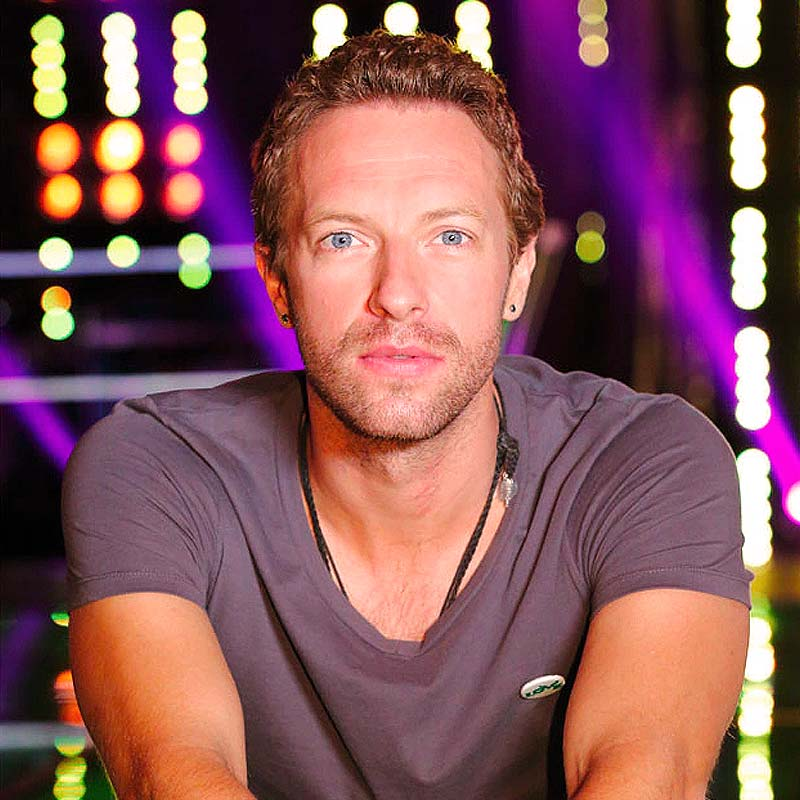
#> input picture fotos/Chris Martin.jpg, 800 x 800 px, given in place of the camera
$ python CadastrarFace.py
#> lines starting #> are read from the running program, lines starting #| are printed output that depends on the picture; after the words box and inside, x2 and y2 are one past the last pixel; in counts of white or black regions, pixels touching at a corner belong together
#> the answer given: fotos/Chris Martin.jpg
### CaixaDelimitadora.py
import cv2 as cv  # Importa a biblioteca OpenCV e a renomeia como 'cv'

class CaixaDelimitadora:  # Define a classe CaixaDelimitadora
    def __init__(self, frame, cor):  # Método construtor da classe
        self.__frame = frame  # Inicializa a variável de instância __frame com o valor do argumento frame
        self.__cor = cor  # Inicializa a variável de instância __cor com o valor do argumento cor

    def draw(self, bbox, l=30, t=10):  # Método para desenhar uma caixa delimitadora; bbox é a caixa de limites, l é o comprimento dos cantos, e t é a espessura das linhas
        x, y, w, h = bbox  # Descompacta a caixa delimitadora em coordenadas (x, y) e dimensões (w, h)
        x1, y1 = x + w, y + h  # Calcula as coordenadas do canto inferior direito da caixa
        # Desenha o retângulo
        cv.rectangle(self.__frame, (x, y), (x + w, y + h), self.__cor, thickness=4)  # Desenha o retângulo delimitador no frame com a cor especificada e espessura 4
        # Canto Superior Esquerdo
        cv.line(self.__frame, (x, y), (x + l, y), self.__cor, t)  # Desenha uma linha horizontal na parte superior esquerda da caixa
        cv.line(self.__frame, (x, y), (x, y + l), self.__cor, t)  # Desenha uma linha vertical na parte superior esquerda da caixa
        # Canto Superior Direito
        cv.line(self.__frame, (x1, y), (x1 - l, y), self.__cor, t)  # Desenha uma linha horizontal na parte superior direita da caixa
        cv.line(self.__frame, (x1, y), (x1, y + l), self.__cor, t)  # Desenha uma linha vertical na parte superior direita da caixa
        # Canto Inferior Esquerdo
        cv.line(self.__frame, (x, y1), (x + l, y1), self.__cor, t)  # Desenha uma linha horizontal na parte inferior esquerda da caixa
        cv.line(self.__frame, (x, y1), (x, y1 - l), self.__cor, t)  # Desenha uma linha vertical na parte inferior esquerda da caixa
        # Canto Inferior Direito
        cv.line(self.__frame, (x1, y1), (x1 - l, y1), self.__cor, t)  # Desenha uma linha horizontal na parte inferior direita da caixa
        cv.line(self.__frame, (x1, y1), (x1, y1 - l), self.__cor, t)  # Desenha uma linha vertical na parte inferior direita da caixa
        return self.__frame  # Retorna o frame com a caixa delimitadora desenhada

### CadastrarFace.py
import cv2
import numpy as np
import tkinter as tk
import time
from tkinter import *
import os
from CaixaDelimitadora import CaixaDelimitadora

#COR
greenColor=(0,255,0)

class CadastrarFace():
    def __init__(self, nomeUsuario):
        self.__haarcascade_face = cv2.CascadeClassifier("cascades/haarcascade_frontalface_default.xml")
        self.__amostra = 1
        self.__numeroAmostras = 5000
        self.__largura = 220
        self.__altura = 220
        self.__nomeUsuario=nomeUsuario
    def TirarFotos(self):
        camera = cv2.VideoCapture(0, cv2.CAP_DSHOW)
        tempoFinal=0
        tempoInicial=0
        while True:
            _, video = camera.read()
#> video is the input picture: shape (800, 800, 3); mean B, G, R 89, 84.1, 131.7
            imagemCinza = cv2.cvtColor(video, cv2.COLOR_BGR2GRAY)
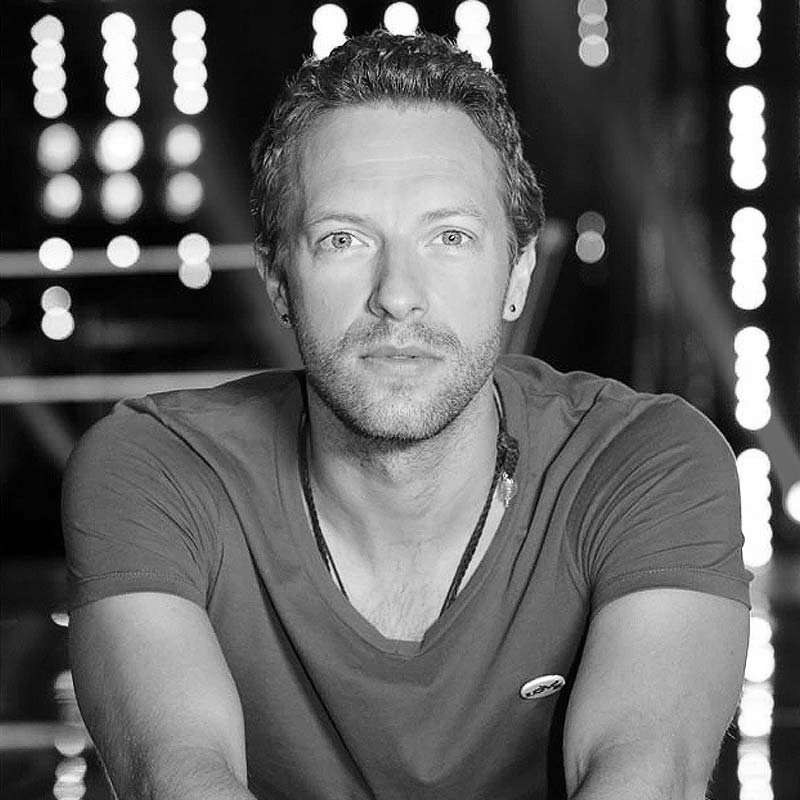
#> imagemCinza: shape (800, 800); min 0, max 255, mean 98.9
            detectar_face = self.__haarcascade_face.detectMultiScale(imagemCinza, scaleFactor=1.5, minSize=(100, 100))
#> detectar_face = [[260, 134, 273, 273]]
            tempoFinal=time.time()
            fps=int(1/(tempoFinal-tempoInicial))
            tempoInicial=tempoFinal
            if not os.path.exists(f'fotos/{self.__nomeUsuario}'):
                os.makedirs(f'fotos/{self.__nomeUsuario}')

            for (x, y, w, h) in detectar_face:
                caixaDelimitadora=CaixaDelimitadora(video, greenColor)
                caixaDelimitadora.draw((x, y, w, h))
                if np.average(imagemCinza) > 30:#Verifica se a média dos valores dos pixels da imagem em escala de cinza (imagemCinza) é maior que 100. Essa verificação é usada para garantir que a imagem tenha um brilho suficiente antes de salvar a imagem da face detectada.
                    imagemFace = cv2.resize(imagemCinza[y:y + h, x:x + w], (self.__largura, self.__altura))
                    dirr = f"fotos/{self.__nomeUsuario}/{self.__amostra}.jpg"
                    cv2.imwrite(dirr, imagemFace)
                    print("foto " + str(self.__amostra) + " capturada com sucesso!")
                    self.__amostra += 1
#> this loop made 1 pass
#> (x1 in draw, y1 in draw, dirr) on pass 1: (533, 407, 'fotos/fotos/Chris Martin.jpg/1.jpg')
#| foto 1 capturada com sucesso!
#> pass 1, in TirarFotos, `imagemFace = cv2.resize(imagemCinza[y:y + h, x:x + w], (self.__largura..`:
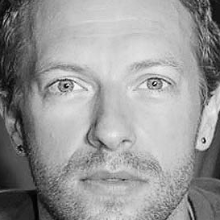
#> imagemFace: shape (220, 220); min 0, max 248, mean 152
#> after the loop:
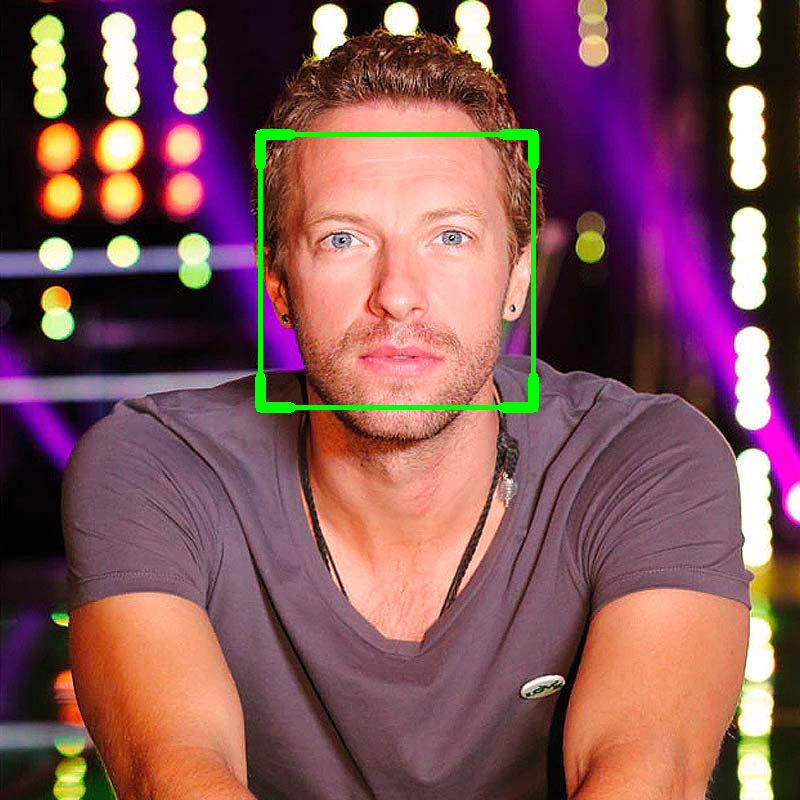
#> video: shape (800, 800, 3); 1.09% of pixels changed, all inside (x1, y1, x2, y2) = (255, 129, 539, 413)
            cv2.putText(video,f"FPS: {fps}",(5,40),cv2.FONT_HERSHEY_PLAIN,2,(0,200,0),3)#putText(frame,text,(positionX,positionY),font,tamanho,(B,G,R),espessura)
            cv2.putText(video,f"Amostras: {self.__amostra}/{self.__numeroAmostras}",(5,70),cv2.FONT_HERSHEY_PLAIN,2,(0,200,0),3)#putText(frame,text,(positionX,positionY),font,tamanho,(B,G,R),espessura)
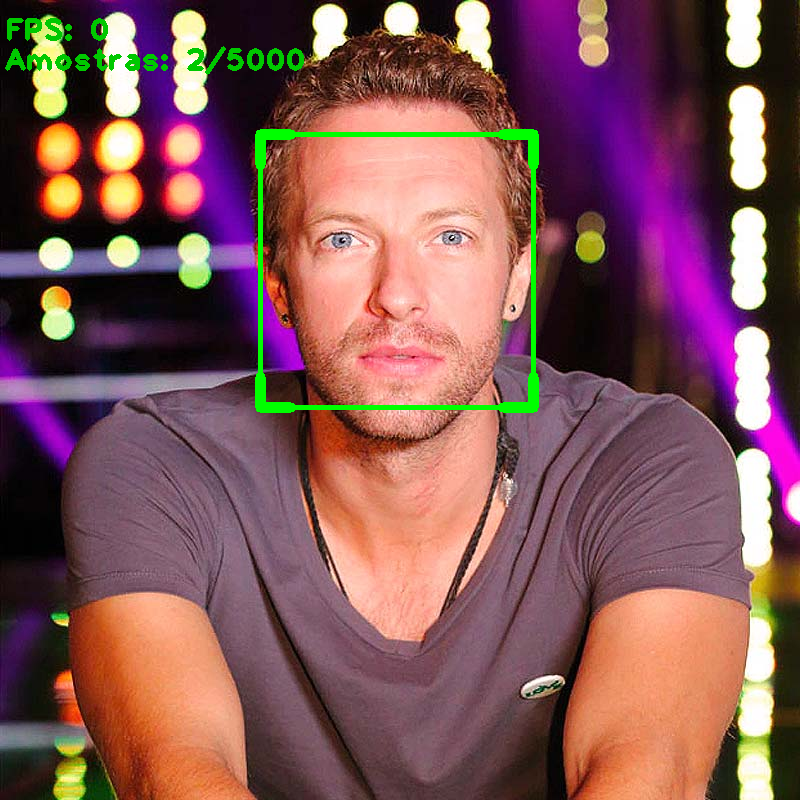
#> video: shape (800, 800, 3); mean B, G, R 87.7, 86.9, 129.8
            cv2.imshow("Video", video)

            if cv2.waitKey(1) == ord("q"):
#> (key q is pressed here)
                break

            if self.__amostra >= self.__numeroAmostras + 1:
                break

        print("Imagens da face capturadas com sucesso!")

        camera.release()
        cv2.destroyAllWindows()

if __name__ == "__main__":
    nomeUsuario = input("Digite o nome do usuário: ")
    if nomeUsuario:
        cadastrarFace=CadastrarFace(nomeUsuario)
        cadastrarFace.TirarFotos()

$ run again, on fotos/Kaua.jpg
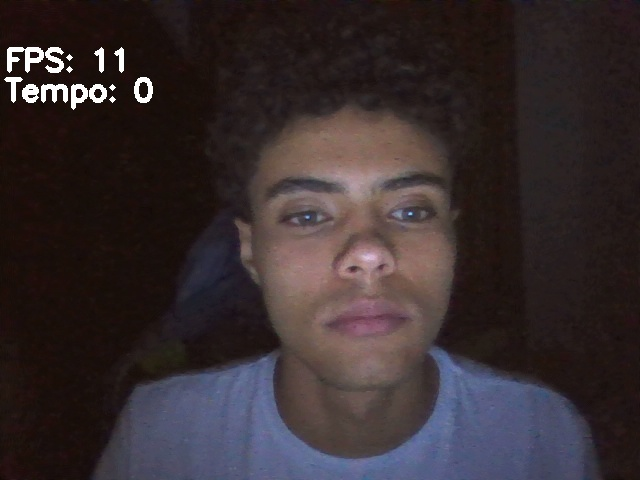
#> input picture fotos/Kaua.jpg, 640 x 480 px, given in place of the camera
#> in TirarFotos, video is the input picture: shape (480, 640, 3); mean B, G, R 46.9, 44.8, 54.8
#> detectar_face = [[218, 112, 273, 273]]
#> the loop in TirarFotos, `for (x, y, w, h) in detectar_face:` made 1 pass
#> (x1 in draw, y1 in draw, dirr) on pass 1: (491, 385, 'fotos/fotos/Kaua.jpg/1.jpg')
#> (printed output is left out)
#> pass 1, in TirarFotos, `imagemFace = cv2.resize(imagemCinza[y:y + h, x:x + w], (self.__largura..`:
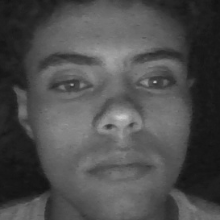
#> imagemFace: shape (220, 220); min 18, max 208, mean 77.3
#> in TirarFotos, `cv2.putText(video,f"Amostras: {self.__amostra}/{self.__numeroAmostras}..`:
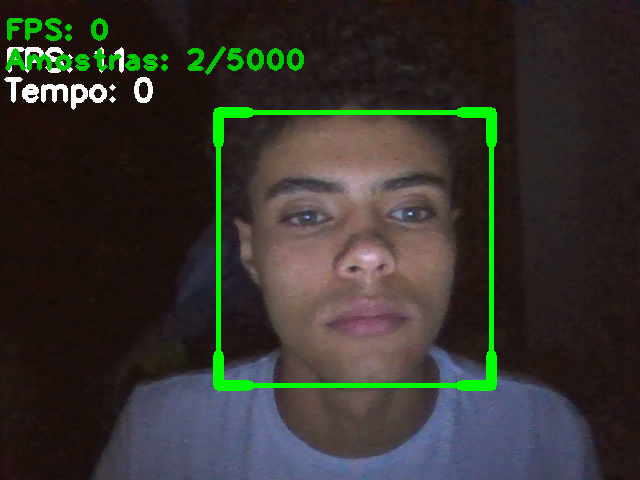
#> video: shape (480, 640, 3); mean B, G, R 45.2, 51.5, 52.9

$ run again, on fotos/Myke Tyson.jpg
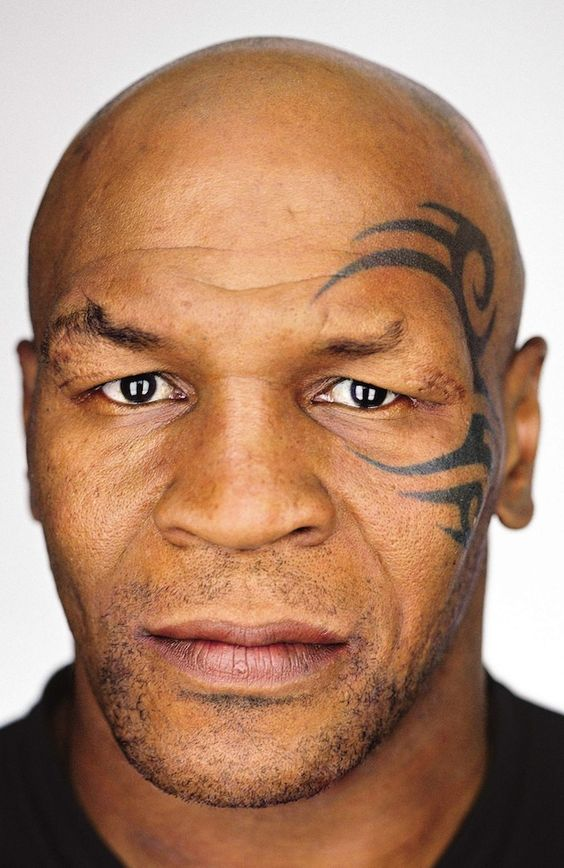
#> input picture fotos/Myke Tyson.jpg, 564 x 868 px, given in place of the camera
#> in TirarFotos, video is the input picture: shape (868, 564, 3); mean B, G, R 107.5, 133.3, 174.9
#> detectar_face = [[181, 250, 122, 122], [28, 226, 410, 410]]
#> the loop in TirarFotos, `for (x, y, w, h) in detectar_face:` made 2 passes
#> (x1 in draw, y1 in draw, dirr) on passes 1 to 2: (303, 372, 'fotos/fotos/Myke Tyson.jpg/1.jpg'), (438, 636, 'fotos/fotos/Myke Tyson.jpg/2.jpg')
#> (printed output is left out)
#> pass 1, in TirarFotos, `imagemFace = cv2.resize(imagemCinza[y:y + h, x:x + w], (self.__largura..`:
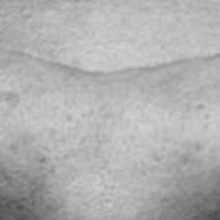
#> imagemFace: shape (220, 220); min 78, max 210, mean 175.8
#> in TirarFotos, `cv2.putText(video,f"Amostras: {self.__amostra}/{self.__numeroAmostras}..`:
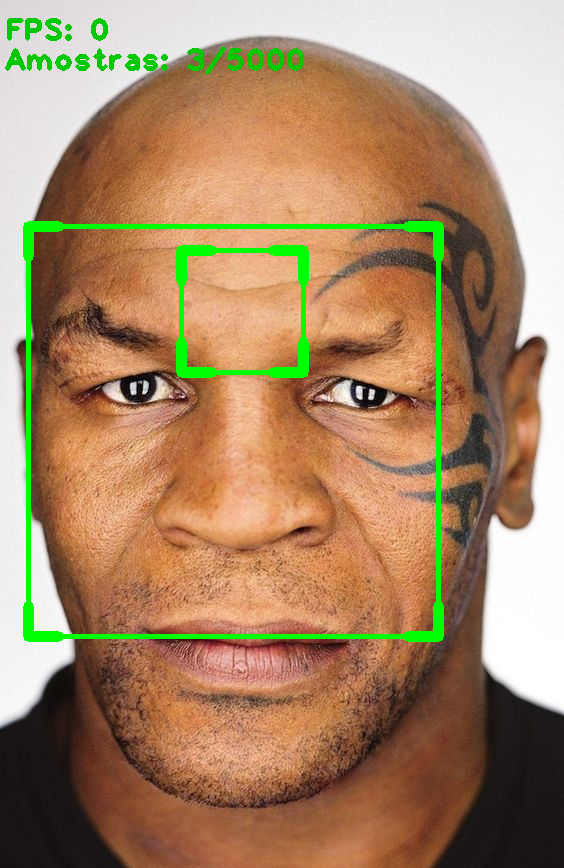
#> video: shape (868, 564, 3); mean B, G, R 103.5, 137.1, 168.4

$ run again, on fotos/Poliana.jpg
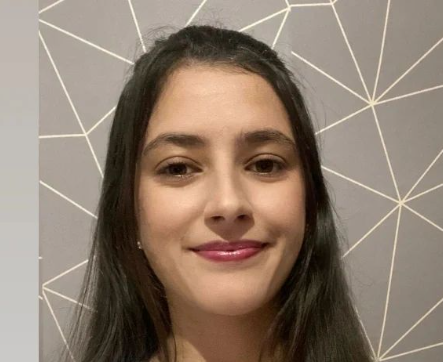
#> input picture fotos/Poliana.jpg, 443 x 362 px, given in place of the camera
#> in TirarFotos, video is the input picture: shape (362, 443, 3); mean B, G, R 110.5, 125.4, 142.9
#> detectar_face = [[133, 101, 182, 182], [89, 54, 273, 273]]
#> the loop in TirarFotos, `for (x, y, w, h) in detectar_face:` made 2 passes
#> (x1 in draw, y1 in draw, dirr) on passes 1 to 2: (315, 283, 'fotos/fotos/Poliana.jpg/1.jpg'), (362, 327, 'fotos/fotos/Poliana.jpg/2.jpg')
#> (printed output is left out)
#> pass 1, in TirarFotos, `imagemFace = cv2.resize(imagemCinza[y:y + h, x:x + w], (self.__largura..`:
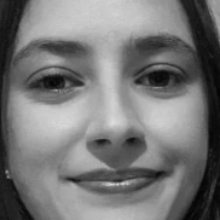
#> imagemFace: shape (220, 220); min 2, max 220, mean 118.5
#> in TirarFotos, `cv2.putText(video,f"Amostras: {self.__amostra}/{self.__numeroAmostras}..`:
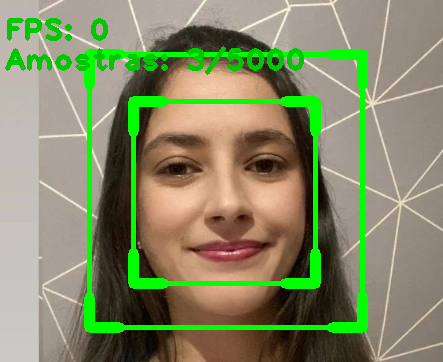
#> video: shape (362, 443, 3); mean B, G, R 101.6, 138.5, 131.4
